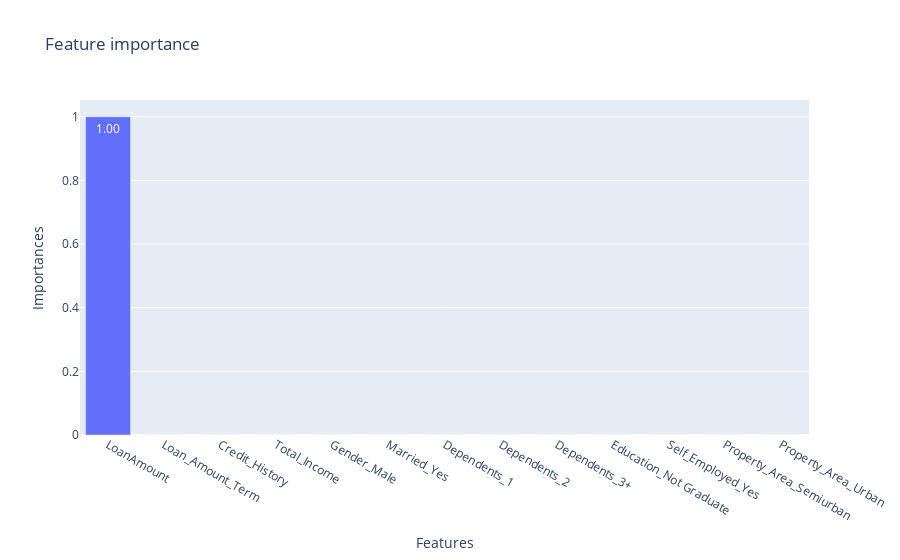

Notebook code cell kept with this figure:
### Code cell
fig=px.bar(ada_features, x='Features', y='Importances', 
           text=['{:.2f}'.format(val) for val in ada_features['Importances']],
           title="Feature importance")
fig.show()

### Figure 1 — Plotly figure (JSON) as saved in the notebook; plotly's stock layout.template omitted (floating-point values rounded to 4 significant figures)
{"data": [{"alignmentgroup": "True", "hovertemplate": "Features=%{x}<br>Importances=%{y}<br>text=%{text}<extra></extra>", "legendgroup": "", "marker": {"color": "#636efa", "pattern": {"shape": ""}}, "name": "", "offsetgroup": "", "orientation": "v", "showlegend": false, "text": ["1.00", "0.00", "0.00", "0.00", "0.00", "0.00", "0.00", "0.00", "0.00", "0.00", "0.00", "0.00", "0.00"], "textposition": "auto", "type": "bar", "x": ["LoanAmount", "Loan_Amount_Term", "Credit_History", "Total_Income", "Gender_Male", "Married_Yes", "Dependents_1", "Dependents_2", "Dependents_3+", "Education_Not Graduate", "Self_Employed_Yes", "Property_Area_Semiurban", "Property_Area_Urban"], "xaxis": "x", "y": [1, 0, 0, 0, 0, 0, 0, 0, 0, 0, 0, 0, 0], "yaxis": "y"}], "layout": {"barmode": "relative", "legend": {"tracegroupgap": 0}, "title": {"text": "Feature importance"}, "xaxis": {"anchor": "y", "domain": [0, 1], "title": {"text": "Features"}}, "yaxis": {"anchor": "x", "domain": [0, 1], "title": {"text": "Importances"}}}}
